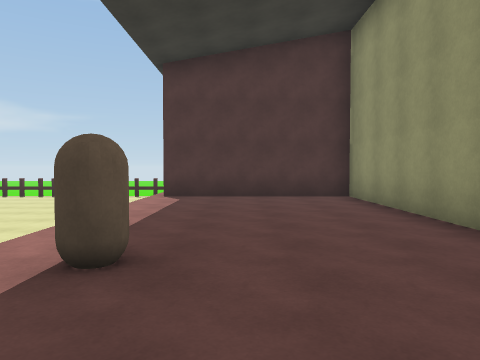
[1] (above)

19 first-person views from a walk through a Unity game level. The camera is 1.4 m above the floor, tilts 2° down and sees 70° across. The floor is counted in squares, 2 m on a side. Each view is taken from the middle of a square. On the plan, view 1 faces up. The plan holds only what a view shows up to about 11 squares ahead; the rest is blank. The place goes on beyond the plan. Some animated figures are not drawn. Surface patterns are stand-ins for the level's own textures.

[2]
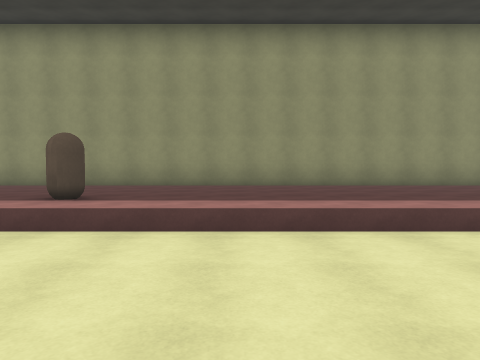

[3]
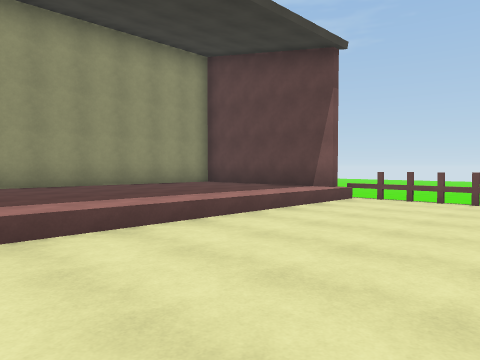

[4]
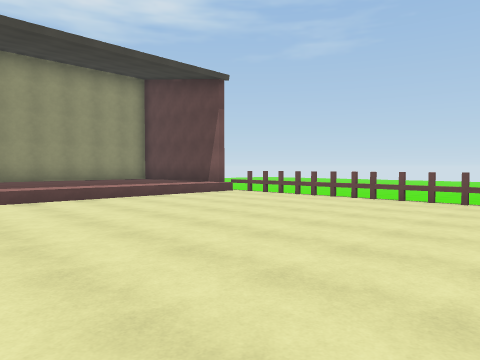

[5]
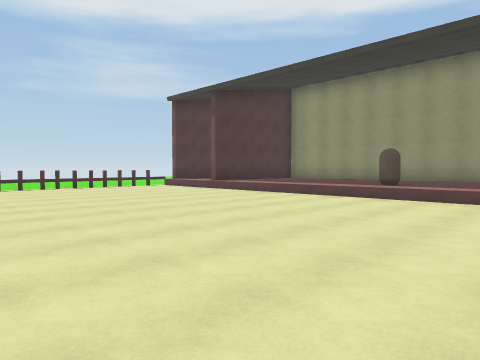

[6]
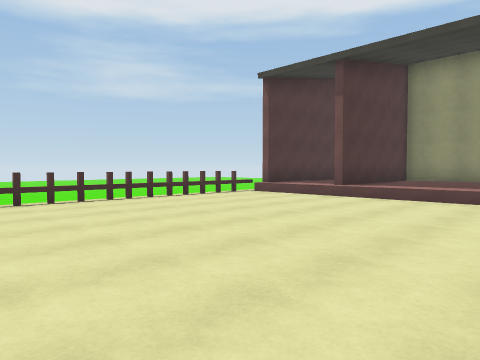

[7]
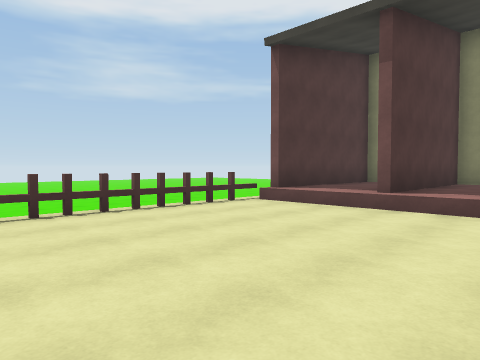

[8]
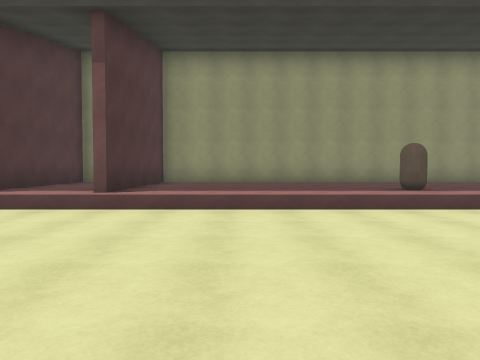

[9]
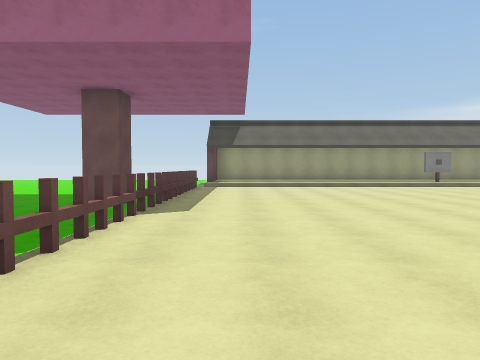

[10]
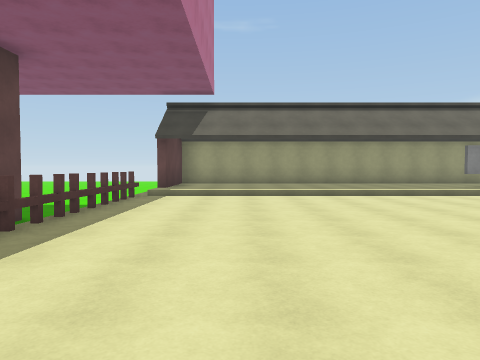

[11]
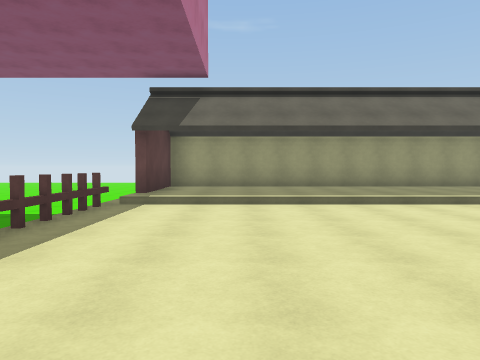

[12]
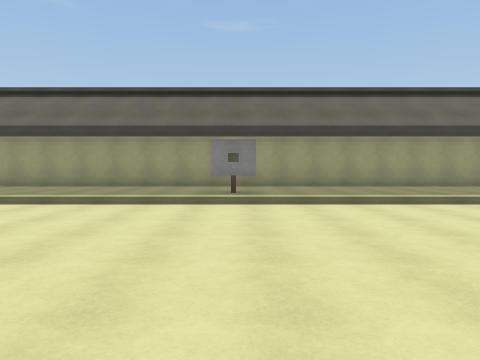

[13]
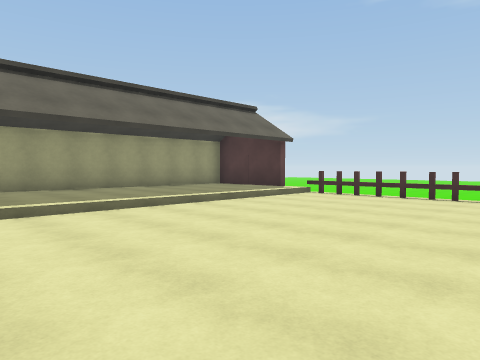

[14]
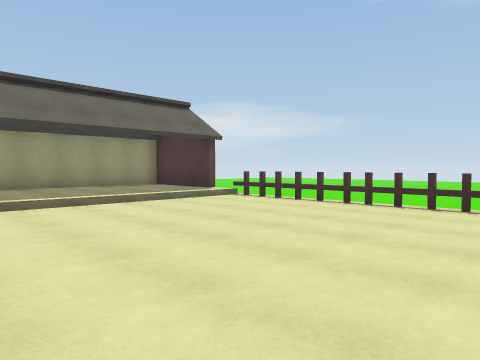

[15]
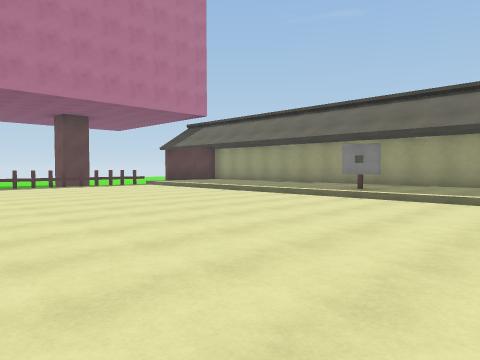

[16]
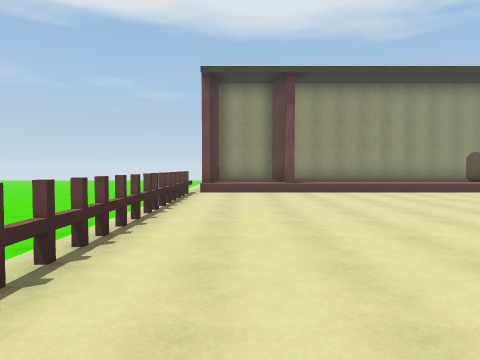

[17]
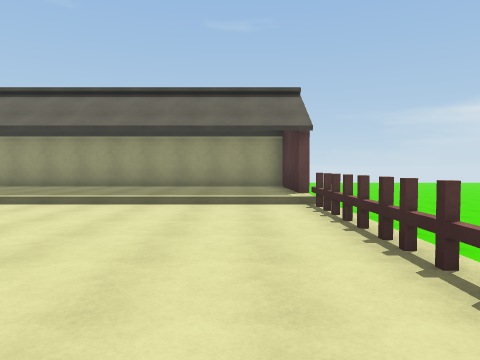

[18]
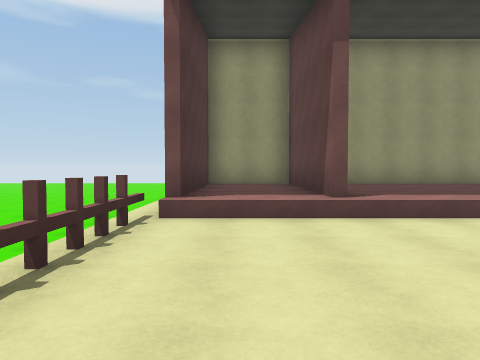

[19]
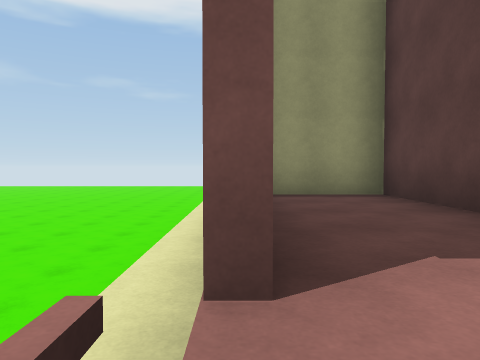

### Floor plan
Key: @ floor where view 1 was taken; # wall or solid block; x gap in a wall; . main floor; : floor 0.25 m higher than the main floor; + floor 0.5 m higher than the main floor; / step, stairs or slope; = window, fence, low wall or low ledge; v drop or lower ground; C capsule.
Columns run from 21 left of view 1 to 5 right of it. Each row starts with its distance up from view 1.
 12  ## vvvvvv vvvvvvvvvvvvvvvv
 11 #:::.............../#####
 10 #:::...............+++++#
  9 #:::...............+++++#
  8 #:::...............+#####
  7 #:::...............+++++#
  6 #:::...............+++++#
  5 #:::...............+++++#
  4 #:::...............+++++#
  3 #:::...............+++++#
  2 #:#:...............+C+++#
  1 #:::...............+++++#
  0 #:::...............++@++#
 -1 #:::...............+++++#
 -2 #:::...............+++++#
 -3 #:::...............+++++#
 -4 #:::...............+++++#
 -5 #:::...............+++++#
 -6 #:::...............+++++#
 -7 ###:...............+++++#
 -8    v===============x====
 -9  vvvvvvvvvvvv
-10 vvvvv #  vv

Where each view was taken, in squares from view 1:
view 1: 0 up, 0 right, facing up
view 2: 0 up, 6 left, facing right
view 3: 0 up, 6 left, facing down-right
view 4: 0 up, 10 left, facing down-right
view 5: 1 down, 10 left, facing up-right
view 6: 4 up, 10 left, facing up-right
view 7: 6 up, 8 left, facing up-right
view 8: 6 up, 8 left, facing right
view 9: 6 down, 5 left, facing left
view 10: 5 down, 9 left, facing left
view 11: 5 down, 11 left, facing left
view 12: 2 up, 11 left, facing left
view 13: 3 up, 12 left, facing up-left
view 14: 5 up, 11 left, facing up-left
view 15: 6 up, 10 left, facing down-left
view 16: 10 up, 12 left, facing right
view 17: 10 up, 11 left, facing left
view 18: 10 up, 7 left, facing right
view 19: 11 up, 3 left, facing right
